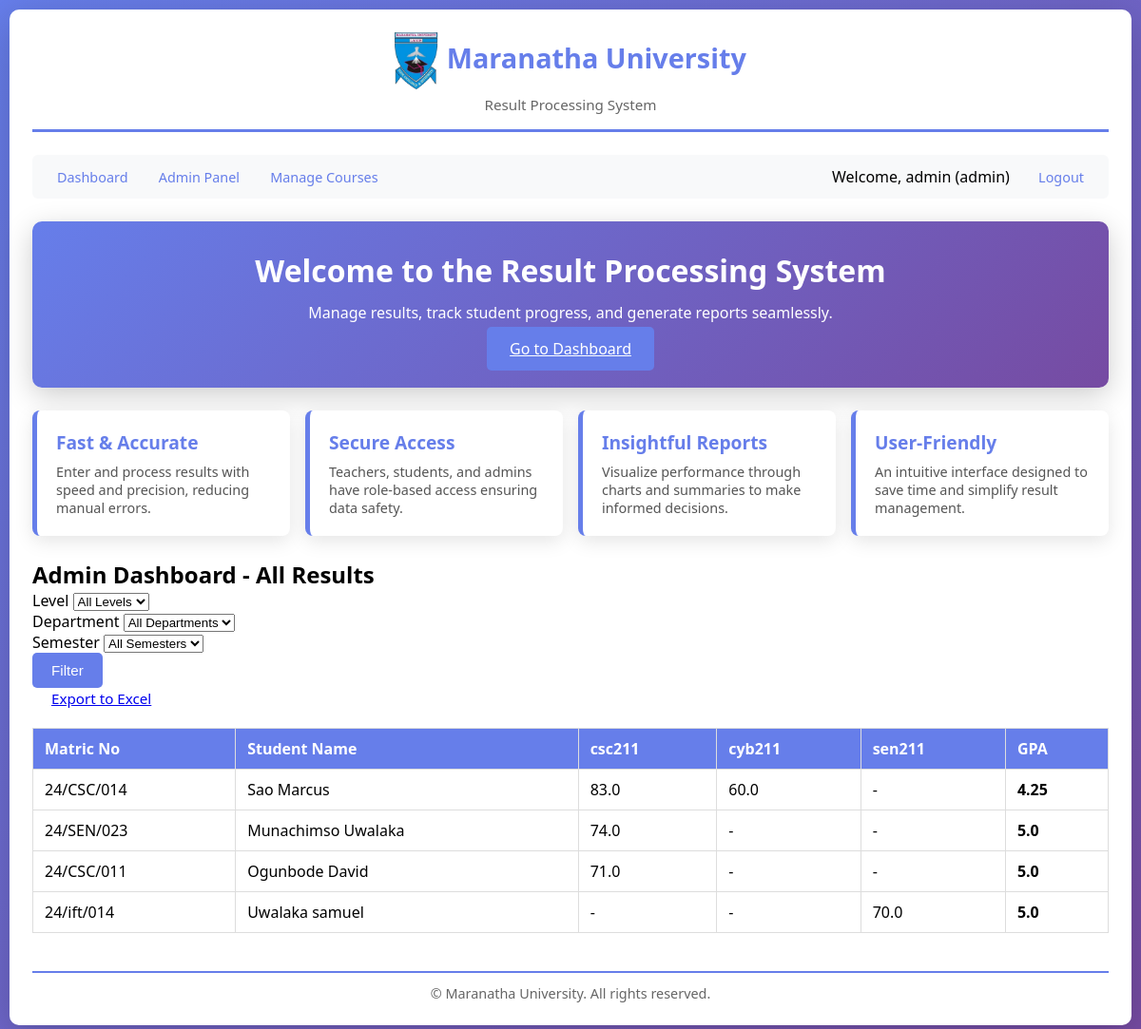
The app's page /admin/dashboard (signed in) with its own data.
### app.py (models this page shows)
class Course(db.Model):
    id = db.Column(db.Integer, primary_key=True)
    course_code = db.Column(db.String(20), unique=True, nullable=False)
    course_title = db.Column(db.String(200), nullable=False)
    course_unit = db.Column(db.Integer, nullable=False)
    results = db.relationship('Result', backref='course', lazy=True)

class Student(db.Model):
    id = db.Column(db.Integer, primary_key=True)
    matric_number = db.Column(db.String(20), unique=True, nullable=False)
    full_name = db.Column(db.String(100), nullable=False)
    department = db.Column(db.String(100), nullable=False)
    level = db.Column(db.String(10), nullable=False)
    results = db.relationship('Result', backref='student', lazy=True)

class Result(db.Model):
    id = db.Column(db.Integer, primary_key=True)
    student_id = db.Column(db.Integer, db.ForeignKey('student.id'), nullable=False)
    course_id = db.Column(db.Integer, db.ForeignKey('course.id'), nullable=False)
    semester = db.Column(db.String(20), nullable=False)
    session = db.Column(db.String(20), nullable=False)
    ca_score = db.Column(db.Float, nullable=False)
    exam_score = db.Column(db.Float, nullable=False)
    total_score = db.Column(db.Float, nullable=False)
    grade = db.Column(db.String(2), nullable=False)
    grade_point = db.Column(db.Float, nullable=False)
    entered_by = db.Column(db.Integer, db.ForeignKey('user.id'))
    created_at = db.Column(db.DateTime, default=datetime.utcnow)

### app.py (the view)
@app.route('/admin/dashboard')
@admin_required
def admin_dashboard():
    results = (
        db.session.query(Result)
        .join(Student)
        .join(Course)
        .all()
    )
    students_map = {}
    for r in results:
        sid = r.student.id
        if sid not in students_map:
            students_map[sid] = {
                "student": r.student,
                "courses": {},
                "gpa": 0
            }
        students_map[sid]["courses"][r.course.course_code] = r.total_score
    for data in students_map.values():
        student_results = Result.query.filter_by(
            student_id=data["student"].id
        ).all()
        data["gpa"] = calculate_gpa(student_results)
    return render_template(
        "admin_dashboard.html",
        students=list(students_map.values())
    )

### app.py (called while the page is built)
def admin_required(f):
    @wraps(f)
    def decorated_function(*args, **kwargs):
        if 'user_id' not in session or session.get('role') != 'admin':
            flash('Admin access required', 'error')
            return redirect(url_for('login'))
        return f(*args, **kwargs)
    return decorated_function

def calculate_gpa(results):
    if not results:
        return 0.0
    total_points = sum(r.grade_point * r.course.course_unit for r in results)
    total_units = sum(r.course.course_unit for r in results)
    return round(total_points / total_units, 2) if total_units > 0 else 0.0

### templates/admin_dashboard.html (shortened to what this page needs)
{% extends 'base.html' %}
{% block content %}
<h2>Admin Dashboard - All Results</h2>
<link rel="stylesheet" href="style.css">
<div class="filter-form">
    <form method="GET">
        <div class="form-row">
            <div class="form-group">
                <label>Level</label>
                <select name="level">
                    <option value="">All Levels</option>
                </select>
            </div>
            <div class="form-group">
                <label>Department</label>
                <select name="department">
                    <option value="">All Departments</option>
                </select>
            </div>
            <div class="form-group">
                <label>Semester</label>
                <select name="semester">
                    <option value="">All Semesters</option>
                </select>
            </div>
            <div class="form-group" style="display: flex; align-items: flex-end;">
                <button type="submit" class="btn btn-primary">Filter</button>
            </div>
        </div>
    </form>
</div>
<div style="margin-bottom: 20px;">
    <a href="{{ url_for('export_excel') }}?level={{ request.args.get('level', '') }}&department={{ request.args.get('department', '') }}&semester={{ request.args.get('semester', '') }}" class="btn btn-success">
        Export to Excel
    </a>
</div>
<div class="table-responsive">
    <table class="table-wrapper">
        <thead>
            <tr>
                <th>Matric No</th>
                <th>Student Name</th>
                {% set all_courses = [] %}
                {% for s in students %}
                    {% for c in s.courses.keys() %}
                        {% if c not in all_courses %}
                            {% set _ = all_courses.append(c) %}
                        {% endif %}
                    {% endfor %}
                {% endfor %}
                {% for course in all_courses %}
                    <th>{{ course }}</th>
                {% endfor %}
                <th>GPA</th>
            </tr>
        </thead>
        <tbody>
            {% for s in students %}
            <tr>
                <td data-label="Matric No">{{ s.student.matric_number }}</td>
                <td data-label="Student Name">{{ s.student.full_name }}</td>
                {% for course in all_courses %}
                    <td data-label="{{ course }}">{{ s.courses.get(course, "-") }}</td>
                {% endfor %}
                <td data-label="GPA"><strong>{{ s.gpa }}</strong></td>
            </tr>
            {% endfor %}
        </tbody>
    </table>
</div>
{% endblock %}

### templates/base.html (shortened to what this page needs)
<!DOCTYPE html>
<html lang="en">
  <head>
  </head>
  <body>
    <div class="page">
      <div class="container">
        <div class="header">
          <h1>
            <img
              src="{{ url_for('static', filename='logo.png') }}"
              alt="School Logo"
              style="height: 60px; vertical-align: middle"
            />
            Maranatha University
          </h1>
          <p>Result Processing System</p>
        </div>
        {% if session.user_id %}
        <div class="nav">
          <div>
            <a href="{{ url_for('dashboard') }}">Dashboard</a>
             {% if session.role == 'admin' %}
            <a href="{{ url_for('admin_dashboard') }}">Admin Panel</a>
            <a href="{{ url_for('manage_courses') }}">Manage Courses</a>
            {% endif %}
          </div>
          <div>
            <span style="margin-right: 12px"
              >Welcome, {{ session.username }} ({{ session.role }})</span
            >
            <a href="{{ url_for('logout') }}">Logout</a>
          </div>
        </div>
        {% endif %}
        <div class="hero">
          <h2>Welcome to the Result Processing System</h2>
          <p>
            Manage results, track student progress, and generate reports
            seamlessly.
          </p>
          <a class="btn btn-primary" href="{{ url_for('dashboard') }}"
            >Go to Dashboard</a
          >
        </div>
        <div class="features">
          <div class="feature-card">
            <h3>Fast & Accurate</h3>
            <p>
              Enter and process results with speed and precision, reducing
              manual errors.
            </p>
          </div>
          <div class="feature-card">
            <h3>Secure Access</h3>
            <p>
              Teachers, students, and admins have role-based access ensuring
              data safety.
            </p>
          </div>
          <div class="feature-card">
            <h3>Insightful Reports</h3>
            <p>
              Visualize performance through charts and summaries to make
              informed decisions.
            </p>
          </div>
          <div class="feature-card">
            <h3>User-Friendly</h3>
            <p>
              An intuitive interface designed to save time and simplify result
              management.
            </p>
          </div>
        </div>
        {% block content %}{% endblock %}
        <div class="footer">
          &copy; {{ current_year }} Maranatha University. All rights reserved.
        </div>
      </div>
    </div>
  </body>
</html>

### templates/style.css (style rules this page uses)
.table-responsive { width: 100%; overflow-x: auto; -webkit-overflow-scrolling: touch; }
.table-wrapper { width: 100%; border-collapse: collapse; min-width: 600px; }
.table-wrapper th, .table-wrapper td { padding: 10px 12px; border: 1px solid #ddd; text-align: left; white-space: nowrap; }
.table-wrapper th { background: #667eea; color: white; }

### templates/base.html (style rules this page uses)
* { margin: 0; padding: 0; box-sizing: border-box; }
body { font-family: "Segoe UI", Tahoma, Geneva, Verdana, sans-serif; overflow-x: hidden; }
.page { min-height: 100vh; width: 100%; background: linear-gradient(135deg, #667eea 0%, #764ba2 100%); padding: 10px; }
.container { max-width: 1200px; margin: 0 auto; background: white; border-radius: 10px; box-shadow: 0 10px 40px rgba(0, 0, 0, 0.2); padding: 24px; }
.header { text-align: center; margin-bottom: 24px; padding-bottom: 16px; border-bottom: 3px solid #667eea; }
.header h1 { color: #667eea; font-size: 1.8rem; margin-bottom: 6px; }
.header p { color: #666; font-size: 0.95rem; }
.nav { background: #f8f9fa; padding: 12px; border-radius: 6px; margin-bottom: 24px; display: flex; flex-wrap: wrap; gap: 10px; justify-content: space-between; align-items: center; }
.nav a { color: #667eea; text-decoration: none; padding: 8px 14px; border-radius: 5px; transition: 0.3s; font-size: 0.9rem; }
.btn { padding: 10px 20px; border: none; border-radius: 5px; cursor: pointer; font-size: 0.95rem; transition: 0.3s; }
.btn-primary { background: #667eea; color: white; }
.hero { background: linear-gradient(135deg, #667eea 0%, #764ba2 100%); border-radius: 10px; padding: 30px; color: white; text-align: center; margin-bottom: 24px; box-shadow: 0 8px 30px rgba(0, 0, 0, 0.2); }
.hero h2 { font-size: 2rem; margin-bottom: 12px; animation: fadeInDown 1s ease; }
.hero p { font-size: 1rem; margin-bottom: 16px; }
.hero .btn { font-size: 1rem; padding: 12px 24px; }
.features { display: grid; grid-template-columns: repeat(auto-fit, minmax(200px, 1fr)); gap: 16px; margin-bottom: 24px; }
.feature-card { background: white; border-left: 5px solid #667eea; padding: 20px; border-radius: 8px; box-shadow: 0 6px 20px rgba(0, 0, 0, 0.1); transition: transform 0.3s, box-shadow 0.3s; }
.feature-card h3 { color: #667eea; margin-bottom: 8px; font-size: 1.2rem; }
.feature-card p { font-size: 0.9rem; color: #555; }
.footer { text-align: center; margin-top: 40px; padding-top: 12px; border-top: 2px solid #667eea; color: #666; font-size: 0.9rem; }

### records on screen
Course: course_code "csc211", courses.get "83.0", courses.get "74.0", courses.get "71.0", courses.get "-"
Course: course_code "cyb211", courses.get "60.0", courses.get "-"
Course: course_code "sen211", courses.get "-", courses.get "70.0"
Student: student.matric_number "24/CSC/014", student.full_name "Sao Marcus"
Student: student.matric_number "24/SEN/023", student.full_name "Munachimso Uwalaka"
Student: student.matric_number "24/CSC/011", student.full_name "Ogunbode David"
Student: student.matric_number "24/ift/014", student.full_name "Uwalaka samuel"

### other values on screen
{{ session.username }} "admin"
{{ session.role }} "admin"
{{ s.gpa }} "4.25" "5.0" "5.0" "5.0"
